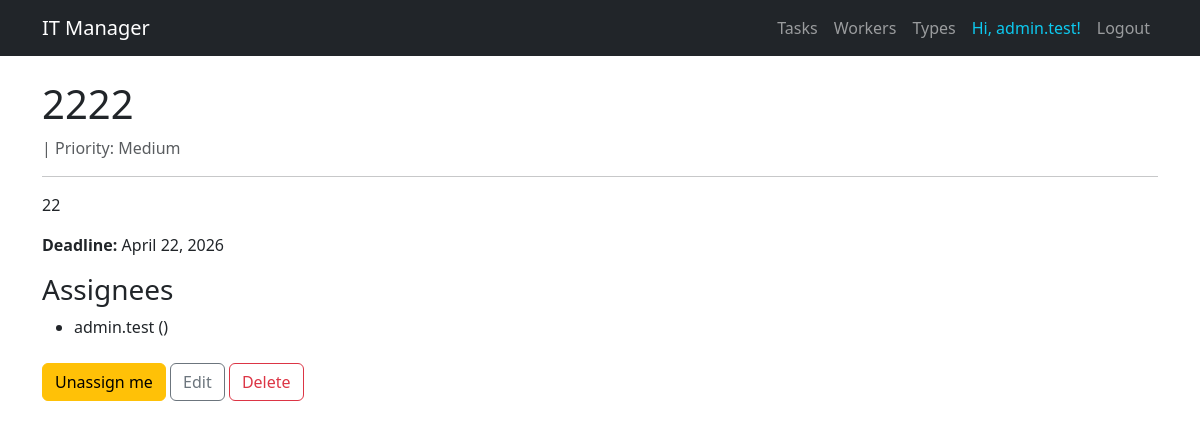
Page /tasks/3/ (signed in) on the committed database.
### task_manager/models.py (models this page shows, shortened)
class Worker(AbstractUser):
    position = models.ForeignKey(
        Position,
        on_delete=models.SET_NULL,
        related_name="workers",
        null=True,
        blank=True
    )
    class Meta:
        verbose_name = "worker"
        verbose_name_plural = "workers"
        ordering = ["username"]

class Task(models.Model):
    PRIORITY_CHOICES = [
        ("Urgent", "Urgent"),
        ("High", "High"),
        ("Medium", "Medium"),
        ("Low", "Low"),
    ]
    name = models.CharField(max_length=255)
    description = models.TextField(blank=True)
    deadline = models.DateField(null=True, blank=True)
    is_completed = models.BooleanField(default=False)
    priority = models.CharField(
        max_length=10,
        choices=PRIORITY_CHOICES,
        default="Medium"
    )
    task_type = models.ForeignKey(
        TaskType,
        on_delete=models.SET_NULL,
        related_name="tasks",
        null=True,
        blank=True
    )
    assignees = models.ManyToManyField(
        settings.AUTH_USER_MODEL,
        related_name="tasks",
        blank=True
    )
    class Meta:
        ordering = ["deadline"]
        verbose_name = "task"
        verbose_name_plural = "tasks"

### task_manager/views.py (the view)
# urls.py: path("tasks/<int:pk>/", TaskDetailView.as_view(), name="task-detail"),
class TaskDetailView(LoginRequiredMixin, generic.DetailView):
    model = Task
    queryset = Task.objects.prefetch_related("assignees__position")
    template_name = "task_manager/task_detail.html"

### templates/task_manager/task_detail.html
{% extends "task_manager/base.html" %}
{% block content %}
  <h1>{{ task.name }}</h1>
  <p class="text-muted">{{ task.task_type.name }} | Priority: {{ task.priority }}</p>
  <hr>
  <p>{{ task.description }}</p>
  <p><strong>Deadline:</strong> {{ task.deadline }}</p>
  <h3>Assignees</h3>
  <ul>
    {% for worker in task.assignees.all %}
      <li>{{ worker.username }} ({{ worker.position.name }})</li>
    {% empty %}
      <li>No one assigned yet.</li>
    {% endfor %}
  </ul>
  <div class="mt-4">
    <a href="{% url 'task_manager:toggle-task-assign' pk=task.id %}"
       class="btn {% if user in task.assignees.all %}btn-warning{% else %}btn-success{% endif %}">
      {% if user in task.assignees.all %}Unassign me{% else %}Assign me to this task{% endif %}
    </a>
    <a href="{% url 'task_manager:task-update' pk=task.id %}" class="btn btn-outline-secondary">Edit</a>
    <a href="{% url 'task_manager:task-delete' pk=task.id %}" class="btn btn-outline-danger">Delete</a>
  </div>
{% endblock %}

### templates/task_manager/base.html (shortened to what this page needs)
<!DOCTYPE html>
<html lang="en">
<head>
    <link href="https://cdn.jsdelivr.net/npm/bootstrap@5.3.0/dist/css/bootstrap.min.css" rel="stylesheet">
</head>
<body>
<nav class="navbar navbar-expand-lg navbar-dark bg-dark mb-4">
    <div class="container">
        <a class="navbar-brand" href="{% url 'task_manager:index' %}">IT Manager</a>
        <div class="navbar-nav">
            <a class="nav-link" href="{% url 'task_manager:task-list' %}">Tasks</a>
            <a class="nav-link" href="{% url 'task_manager:worker-list' %}">Workers</a>
            <a class="nav-link" href="{% url 'task_manager:task-type-list' %}">Types</a>
            {% if user.is_authenticated %}
                <span class="nav-link text-info">Hi, {{ user.username }}!</span>
                <form action="{% url 'logout' %}" method="post" class="d-inline">
                    <button type="submit" class="btn btn-link nav-link">Logout</button>
                </form>
            {% else %}
                <a class="nav-link" href="{% url 'login' %}">Login</a>
            {% endif %}
        </div>
    </div>
</nav>
<div class="container">
    {% block content %}{% endblock %}
</div>
</body>
</html>

### rows in the picture
Worker: username "admin.test"
Task: name "2222", priority "Medium", description "22", deadline "April 22, 2026"
